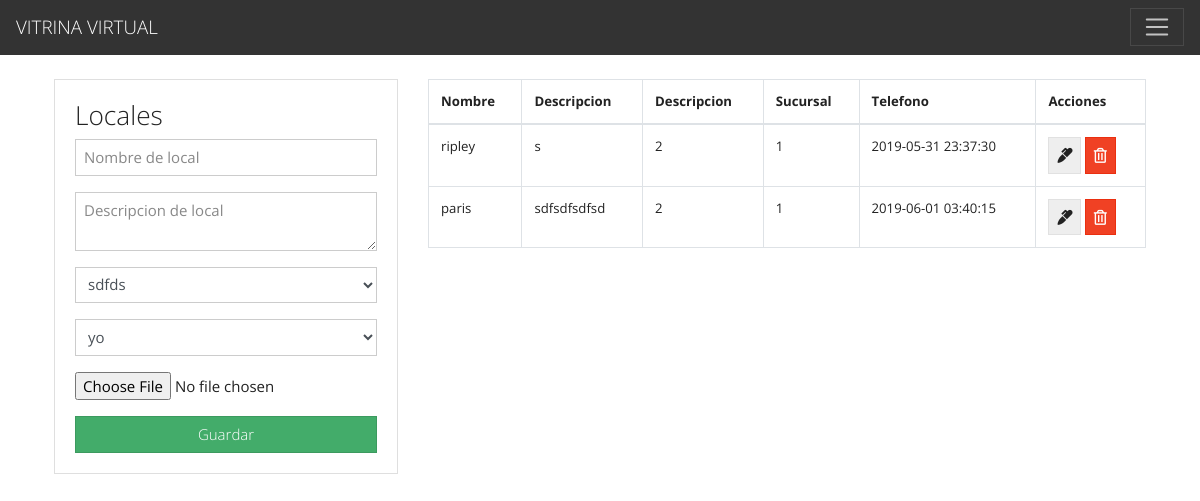
Screenshot of /index_local.php with the database file from the repository.
### tables this page shows
CREATE TABLE `locales` (
  `id` int(11) NOT NULL,
  `nombre` varchar(255) NOT NULL,
  `descripcion` text NOT NULL,
  `sucursal_fk` int(11) NOT NULL,
  `telefono_fk` int(11) NOT NULL,
  `creado_en` timestamp NOT NULL DEFAULT CURRENT_TIMESTAMP
);

### index_local.php (the view, shortened to what this page needs)
<?php include("db.php"); ?>
<?php include('includes/header.php'); ?>
<main class="container p-4">
  <div class="row">
    <div class="col-md-4">
      <div class="card card-body">
      <H3>Locales</H3>
        <form action="guardar_local.php" method="POST" enctype="multipart/form-data">
          <div class="form-group">
            <input type="text" name="nombre" class="form-control" placeholder="Nombre de local" autofocus>
          </div>
          <div class="form-group">
            <textarea name="descripcion" rows="2" class="form-control" placeholder="Descripcion de local"></textarea>
          </div>
          <div class="form-group">
            <?php $query=mysqli_query($conn,"SELECT id, nombre FROM sucursales"); ?>
            <select name="sucursal_fk" class="form-control">
            <?php
              while($sucursales = mysqli_fetch_array($query)){
            ?>
                <option value="<?php echo $sucursales['id']?>"> <?php echo $sucursales['nombre']?> </option>
            <?php
              }
            ?>
            </select>
          </div>
          <div class="form-group">
            <?php $query=mysqli_query($conn,"SELECT id, dueno FROM telefonos"); ?>
            <select name="telefono_fk" class="form-control">
            <?php
              while($telefonos = mysqli_fetch_array($query)){
            ?>
                <option value="<?php echo $telefonos['id']?>"> <?php echo $telefonos['dueno']?> </option>
            <?php
              }
            ?>
            </select>
          </div>
          <div class="form-group">
            <input type="file" name="file">
          </div>
          <input type="submit" name="guardar_local" class="btn btn-success btn-block" value="Guardar">
        </form>
      </div>
    </div>
    <div class="col-md-8">
      <table class="table table-bordered">
        <thead>
          <tr>
            <th>Nombre</th>
            <th>Descripcion</th>
            <th>Descripcion</th>
            <th>Sucursal</th>
            <th>Telefono</th>
            <th>Acciones</th>
          </tr>
        </thead>
        <tbody>
          <?php
          $query = "SELECT * FROM locales";
          $result_locales = mysqli_query($conn, $query);
          while($row = mysqli_fetch_assoc($result_locales)) { ?>
          <tr>
            <td><?php echo $row['nombre']; ?></td>
            <td><?php echo $row['descripcion']; ?></td>
            <td><?php echo $row['sucursal_fk']; ?></td>
            <td><?php echo $row['telefono_fk']; ?></td>
            <td><?php echo $row['creado_en']; ?></td>
            <td>
              <a href="editar_local.php?id=<?php echo $row['id']?>" class="btn btn-secondary">
                <i class="fas fa-marker"></i>
              </a>
              <a href="borrar_local.php?id=<?php echo $row['id']?>" class="btn btn-danger">
                <i class="far fa-trash-alt"></i>
              </a>
            </td>
          </tr>
          <?php } ?>
        </tbody>
      </table>
    </div>
  </div>
</main>
<?php include('includes/footer.php'); ?>

### rows the page displays
locales: nombre "ripley", descripcion "s", sucursal_fk "2", telefono_fk "1", creado_en "2019-05-31 23:37:30"
locales: nombre "paris", descripcion "sdfsdfsdfsd", sucursal_fk "2", telefono_fk "1", creado_en "2019-06-01 03:40:15"

### other values shown
form field sucursal_fk "sdfds"
form field telefono_fk "yo"
